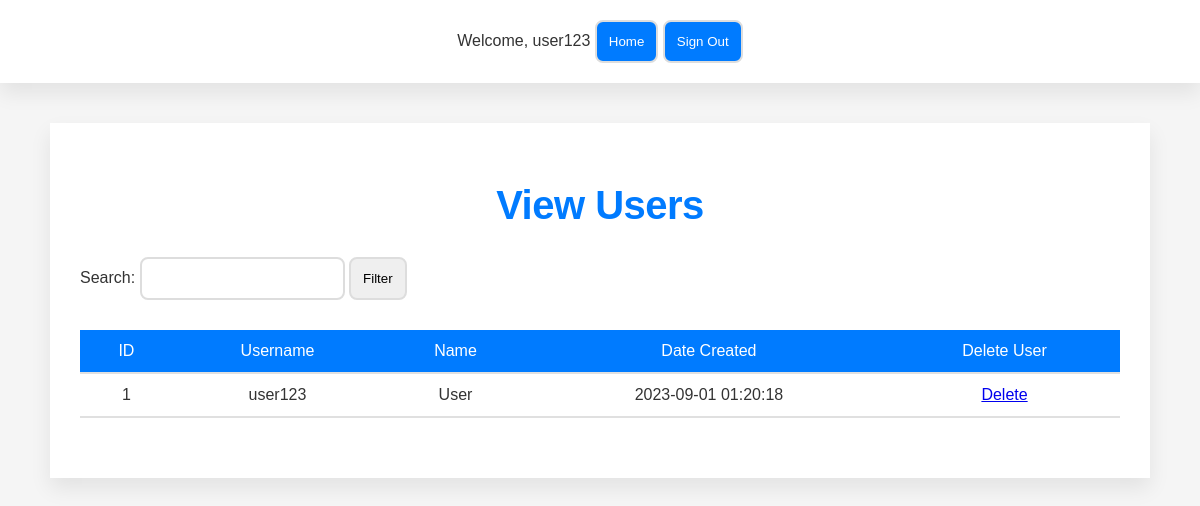
The app's page /www/admin/view_users.php (signed in) with its own data.
### tables this page shows
create table if not exists User (
    userId int primary key auto_increment,
    name varchar(255) not null,
    username varchar(255) unique,
    password varchar(255) not null,
    role enum('user', 'admin') default 'user',
    createdDate datetime default current_timestamp
);

### www/admin/view_users.php (the view, shortened to what this page needs)
<?php
$servername = "192.168.56.12";
$username = "admin";
$password = "admin_pw";
$dbname = "RecipeManagementSystem";
$conn = new mysqli($servername, $username, $password, $dbname);
$filter = "";
$sql = "SELECT * FROM User WHERE role = 'user'";
$result = $conn->query($sql);
?>
<html>
<head>
    <link rel="stylesheet" type="text/css" href="../common/style/style.css">
</head>
<body>
    <header>
        <?php include '../common/navbar.php'; ?>
    </header>
    <main>
        <h1>View Users</h1>
        <form action="view_users.php" method="POST">
            <div>
                Search: <input type="text" name="filter" value="<?php echo $filter; ?>" />
                <input type="submit" value="Filter" />
            </div>
        </form>
        <table>
            <tr>
                <th>ID</th>
                <th>Username</th>
                <th>Name</th>
                <th>Date Created</th>
                <th>Delete User</th>
            </tr>
            <?php
            if ($result->num_rows > 0) {
                while ($row = $result->fetch_assoc()) {
                    echo "<tr>";
                    echo "<td>" . $row["userId"] . "</td>";
                    echo "<td>" . $row["username"] . "</td>";
                    echo "<td>" . $row["name"] . "</td>";
                    echo "<td>" . $row["createdDate"] . "</td>";
                    echo "<td><a href='delete_user.php?userId=".$row["userId"]."'>Delete</a></td>";
                    echo "</tr>";
                }
            } else {
                echo "0 results";
            }
            ?>
        </table>
    </main>
</body>
</html>

### www/common/style/style.css (style rules this page uses)
:root { --main-blue: #007BFF; --hover-blue: #0056b3; --soft-gray: #F5F5F5; --text-gray: #333; --border-gray: #E0E0E0; --input-border-gray: #DDD; --transition-speed: 0.3s; }
* { box-sizing: border-box; margin: 0; padding: 0; font-family: 'Poppins', sans-serif; }
body { background-color: var(--soft-gray); color: var(--text-gray); line-height: 1.6; font-size: 16px; }
main { max-width: 1100px; margin: 40px auto; padding: 30px; background-color: #FFF; box-shadow: 0 10px 20px rgba(0, 0, 0, 0.08); }
h1 { text-align: center; padding: 20px 0; font-size: 2.5em; color: var(--main-blue); font-weight: 600; letter-spacing: -0.5px; }
header { background-color: #FFF; box-shadow: 0 10px 20px rgba(0, 0, 0, 0.08); padding: 20px 0; text-align: center; }
table { width: 100%; margin: 30px 0; border-collapse: collapse; }
td, th { padding: 12px 15px; border-bottom: 2px solid var(--border-gray); text-align: center; }
th { background-color: var(--main-blue); color: #FFF; font-weight: 500; }
form, form.div { display: grid; grid-template-columns: max-content 1fr; grid-gap: 20px 1em; text-align: center; margin: auto; }
input, button, select, textarea, .delete-button { grid-column: 2 / 3; padding: 12px; border: 2px solid var(--input-border-gray); border-radius: 8px; transition: border-color var(--transition-speed); }

### records on screen
user: userId "1", username "user123", name "User", createdDate "2023-09-01 01:20:18"

### other values on screen
$_SESSION['username'] "user123"
